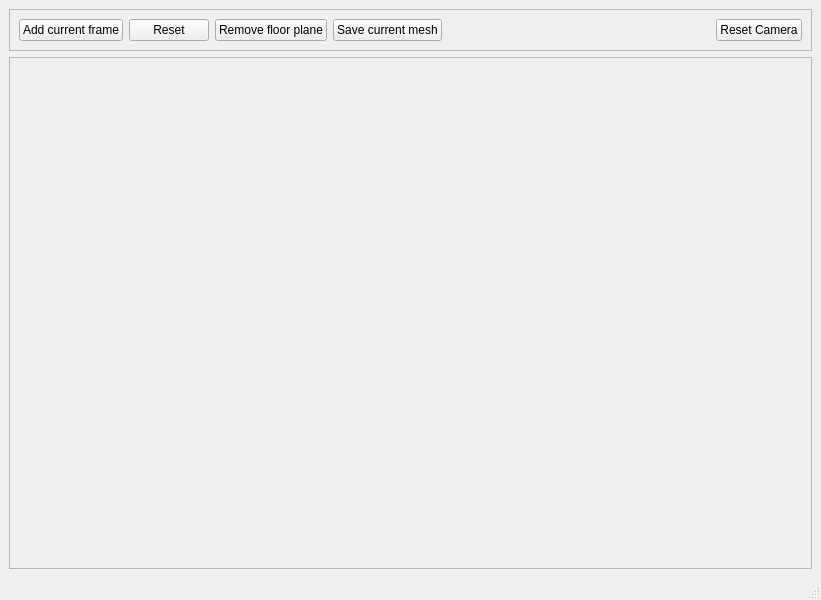
<?xml version="1.0" encoding="UTF-8"?>
<ui version="4.0">
 <class>ModelAcquisitionWindow</class>
 <widget class="QMainWindow" name="ModelAcquisitionWindow">
  <property name="geometry">
   <rect>
    <x>0</x>
    <y>0</y>
    <width>821</width>
    <height>600</height>
   </rect>
  </property>
  <property name="windowTitle">
   <string>3D View</string>
  </property>
  <widget class="QWidget" name="centralwidget">
   <layout class="QVBoxLayout" name="verticalLayout">
    <item>
     <widget class="QFrame" name="frame_4">
      <property name="sizePolicy">
       <sizepolicy hsizetype="Preferred" vsizetype="Fixed">
        <horstretch>0</horstretch>
        <verstretch>0</verstretch>
       </sizepolicy>
      </property>
      <property name="frameShape">
       <enum>QFrame::StyledPanel</enum>
      </property>
      <property name="frameShadow">
       <enum>QFrame::Raised</enum>
      </property>
      <layout class="QHBoxLayout" name="horizontalLayout_4">
       <item>
        <widget class="QPushButton" name="addCurrentFrameButton">
         <property name="sizePolicy">
          <sizepolicy hsizetype="Fixed" vsizetype="Fixed">
           <horstretch>0</horstretch>
           <verstretch>0</verstretch>
          </sizepolicy>
         </property>
         <property name="text">
          <string>Add current frame</string>
         </property>
        </widget>
       </item>
       <item>
        <widget class="QPushButton" name="resetButton">
         <property name="text">
          <string>Reset</string>
         </property>
        </widget>
       </item>
       <item>
        <widget class="QPushButton" name="removeFloorPlaneButton">
         <property name="text">
          <string>Remove floor plane</string>
         </property>
        </widget>
       </item>
       <item>
        <widget class="QPushButton" name="saveMeshButton">
         <property name="text">
          <string>Save current mesh</string>
         </property>
        </widget>
       </item>
       <item>
        <spacer name="horizontalSpacer_3">
         <property name="orientation">
          <enum>Qt::Horizontal</enum>
         </property>
         <property name="sizeHint" stdset="0">
          <size>
           <width>40</width>
           <height>20</height>
          </size>
         </property>
        </spacer>
       </item>
       <item>
        <widget class="QPushButton" name="resetCamera">
         <property name="text">
          <string>Reset Camera</string>
         </property>
        </widget>
       </item>
      </layout>
     </widget>
    </item>
    <item>
     <widget class="QFrame" name="frame_2">
      <property name="frameShape">
       <enum>QFrame::StyledPanel</enum>
      </property>
      <property name="frameShadow">
       <enum>QFrame::Raised</enum>
      </property>
      <layout class="QHBoxLayout" name="horizontalLayout_2">
       <item>
        <widget class="ntk::MeshViewer" name="mesh_view" native="true">
         <property name="sizePolicy">
          <sizepolicy hsizetype="Preferred" vsizetype="Preferred">
           <horstretch>2</horstretch>
           <verstretch>0</verstretch>
          </sizepolicy>
         </property>
         <property name="focusPolicy">
          <enum>Qt::ClickFocus</enum>
         </property>
        </widget>
       </item>
       <item>
        <widget class="QWidget" name="widget" native="true">
         <property name="sizePolicy">
          <sizepolicy hsizetype="Preferred" vsizetype="Preferred">
           <horstretch>1</horstretch>
           <verstretch>0</verstretch>
          </sizepolicy>
         </property>
         <layout class="QVBoxLayout" name="verticalLayout_3">
          <item>
           <widget class="ntk::ImageWidget" name="marker_image" native="true">
            <property name="sizePolicy">
             <sizepolicy hsizetype="Preferred" vsizetype="Preferred">
              <horstretch>0</horstretch>
              <verstretch>1</verstretch>
             </sizepolicy>
            </property>
           </widget>
          </item>
          <item>
           <widget class="QWidget" name="widget_2" native="true">
            <property name="sizePolicy">
             <sizepolicy hsizetype="Preferred" vsizetype="Preferred">
              <horstretch>0</horstretch>
              <verstretch>1</verstretch>
             </sizepolicy>
            </property>
           </widget>
          </item>
         </layout>
        </widget>
       </item>
      </layout>
     </widget>
    </item>
   </layout>
  </widget>
  <widget class="QMenuBar" name="menubar">
   <property name="geometry">
    <rect>
     <x>0</x>
     <y>0</y>
     <width>821</width>
     <height>22</height>
    </rect>
   </property>
  </widget>
  <widget class="QStatusBar" name="statusbar"/>
  <action name="action_Grab_and_Move">
   <property name="text">
    <string>Grab and Move</string>
   </property>
  </action>
  <action name="action_Grab_Sequence">
   <property name="text">
    <string>Grab Sequence</string>
   </property>
  </action>
  <action name="actionModel_and_Move">
   <property name="text">
    <string>Model and Move</string>
   </property>
  </action>
  <action name="actionModel_Sequence">
   <property name="text">
    <string>Model Sequence</string>
   </property>
  </action>
 </widget>
 <customwidgets>
  <customwidget>
   <class>ntk::MeshViewer</class>
   <extends>QWidget</extends>
   <header location="global">ntk/mesh/mesh_viewer.h</header>
   <container>1</container>
  </customwidget>
  <customwidget>
   <class>ntk::ImageWidget</class>
   <extends>QWidget</extends>
   <header location="global">ntk/gui/image_widget.h</header>
   <container>1</container>
  </customwidget>
 </customwidgets>
 <resources/>
 <connections/>
</ui>
